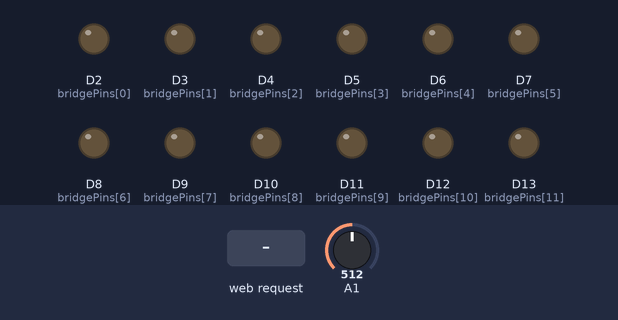
Recording of a sketch running on a simulated Arduino Uno R4 WiFi. Shown: output pins drawn as LEDs (lit = HIGH). Inputs (shaded band) come from the test bench; at power-on: A1 = 512. WiFi joins after 1.5 s; servers stay silent unless stated; a WiFi scan finds three made-up networks; what the sketch prints to the serial monitor is not drawn.

Above: at 4.7 s.
4.8 s: HTTP request GET /data received
At 5.02 s:
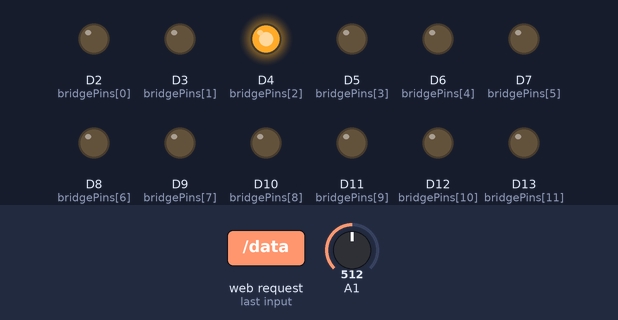
At 5.38 s:
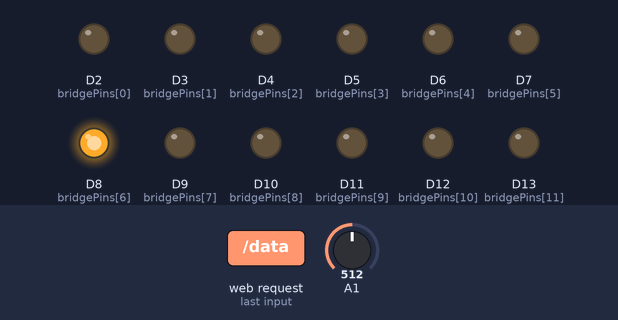
Timing chart, 0 to 7.8 s (numbered marks = the images above; inputs shaded):
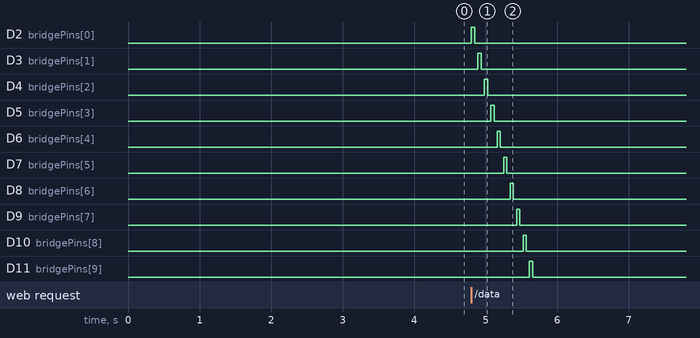

Measured:
- after the input at 4.8 s, D2 (bridgePins[0]): LOW → HIGH at once, → LOW 0.05 s later; D3 (bridgePins[1]): LOW → HIGH after 0.09 s, → LOW 0.05 s later; D4 (bridgePins[2]): LOW → HIGH after 0.18 s, → LOW 0.05 s later; D5 (bridgePins[3]): LOW → HIGH after 0.27 s, → LOW 0.05 s later; D6 (bridgePins[4]): LOW → HIGH after 0.36 s, → LOW 0.05 s later

The sketch:

sg_stream.ino
```cpp
#include "WiFiS3.h"

char ssid[] = "TP-Link_CF6C";
char pass[] = "33518886";
byte mac[6];

int status = WL_IDLE_STATUS;
WiFiServer server(80);

int count = 0;
int pulseDelay = 45;

// Digital pins powering each Wheatstone bridge
int bridgePins[12] = {2, 3, 4, 5, 6, 7, 8, 9, 10, 11, 12, 13};

static void printWifiStatus() {
  Serial.print("IP Address: ");
  Serial.println(WiFi.localIP());
  Serial.print("RSSI: ");
  Serial.println(WiFi.RSSI());
}

void setup() {
  Serial.begin(115200);


  while (!Serial) {}

  for (int i = 0; i < 12; i++) {
    pinMode(bridgePins[i], OUTPUT);
    digitalWrite(bridgePins[i], LOW);
  }

  int n = WiFi.scanNetworks();
for (int i = 0; i < n; i++) {
  Serial.print(i);
  Serial.print(": ");
  Serial.print(WiFi.SSID(i));
  Serial.print(" (RSSI ");
  Serial.print(WiFi.RSSI(i));
  Serial.println(")");
}

  if (WiFi.status() == WL_NO_MODULE) {
    Serial.println("WiFi module not found!");
    while (true) {}
  }

  Serial.print("Connecting to WiFi SSID: ");
  Serial.println(ssid);

  // Connect to existing Wi-Fi (router)
  status = WiFi.begin(ssid,pass);

  // Wait for connection
  unsigned long t0 = millis();
  while (status != WL_CONNECTED) {
    delay(500);
    Serial.print(".");
    status = WiFi.status();
    if (millis() - t0 > 20000) { // 20s timeout
      Serial.println("\nWiFi connect timed out");
      while (true) {}
    }
  }

  Serial.println("\nWiFi connected!");
  printWifiStatus();

  server.begin();
  Serial.println("HTTP server started on port 80");
}

void loop() {
if (WiFi.status() != WL_CONNECTED) {

  status = WiFi.begin(ssid,pass);

  // Wait for connection
  unsigned long t0 = millis();
  while (status != WL_CONNECTED) {
      status = WiFi.begin(ssid,pass);

    delay(500);
    Serial.print(".");
    status = WiFi.status();
    if (millis() - t0 > 20000) { // 20s timeout
      Serial.println("\nWiFi connect timed out");
      while (true) {}

    }
  }
    server.begin();

  }

  Serial.println(WiFi.localIP());

  WiFiClient client = server.available();
  if (!client) return;

  // --- Read request line ---
  String reqLine = client.readStringUntil('\n');
  reqLine.trim(); // removes \r too
  Serial.println(reqLine);
  // --- Read and discard headers ---
  while (client.connected()) {
    String h = client.readStringUntil('\n');

    h.trim();
    if (h.length() == 0) break;
  }

  // Only respond to GET /data
  bool isGetData = reqLine.startsWith("GET /data");

  if (!isGetData) {
    client.println("HTTP/1.1 404 Not Found");
    client.println("Content-Type: text/plain; charset=utf-8");
    client.println("Connection: close");
    client.println();
    client.println("Not found");
    client.stop();
    return;
  }

  count++;

  client.println("HTTP/1.1 200 OK");
  client.println("Content-Type: text/plain; charset=utf-8");
  client.println("Connection: close");
  client.println();

  client.print("count=");
  client.println(count);

  for (int i = 0; i < 12; i++) {
    digitalWrite(bridgePins[i], HIGH);
    delay(pulseDelay);

    int reading = analogRead(A1);

    client.print("bridge_");
    client.print(i + 1);
    client.print("=");
    client.println(reading);

    digitalWrite(bridgePins[i], LOW);
    delay(pulseDelay);
  }

  client.stop();
}
```
